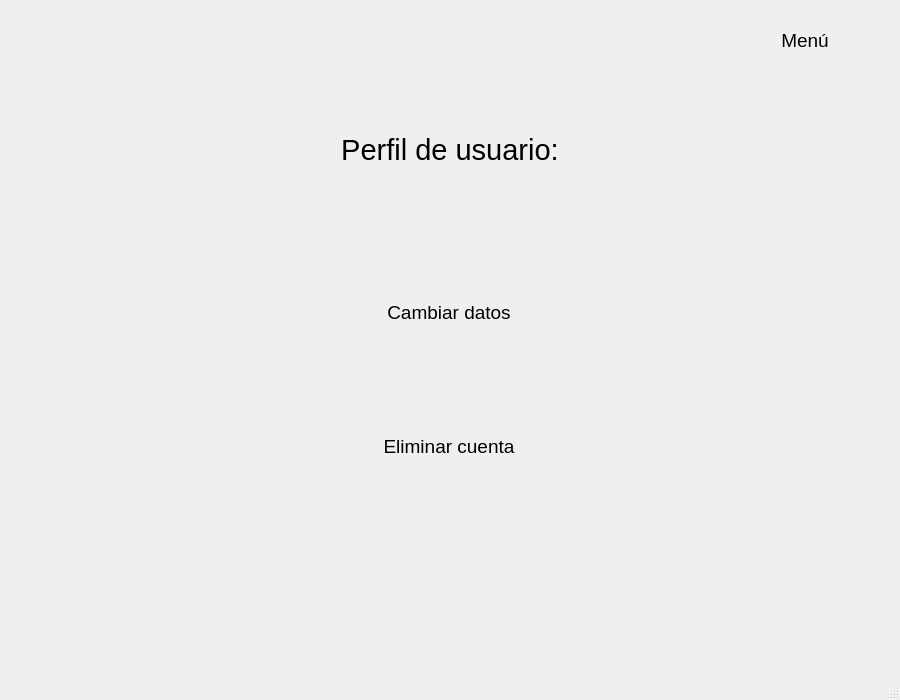
<?xml version="1.0" encoding="UTF-8"?>
<ui version="4.0">
 <class>MainWindow</class>
 <widget class="QMainWindow" name="MainWindow">
  <property name="geometry">
   <rect>
    <x>0</x>
    <y>0</y>
    <width>900</width>
    <height>700</height>
   </rect>
  </property>
  <property name="minimumSize">
   <size>
    <width>900</width>
    <height>700</height>
   </size>
  </property>
  <property name="windowTitle">
   <string>Perfil de usuario</string>
  </property>
  <property name="styleSheet">
   <string notr="true">background:&quot;#222&quot;; color: &quot;#eee&quot;</string>
  </property>
  <widget class="QWidget" name="centralwidget">
   <widget class="QWidget" name="horizontalLayoutWidget">
    <property name="geometry">
     <rect>
      <x>10</x>
      <y>100</y>
      <width>881</width>
      <height>101</height>
     </rect>
    </property>
    <layout class="QHBoxLayout" name="horizontalLayout">
     <item alignment="Qt::AlignHCenter|Qt::AlignVCenter">
      <widget class="QLabel" name="label">
       <property name="minimumSize">
        <size>
         <width>400</width>
         <height>50</height>
        </size>
       </property>
       <property name="maximumSize">
        <size>
         <width>400</width>
         <height>30</height>
        </size>
       </property>
       <property name="font">
        <font>
         <family>Arial</family>
         <pointsize>22</pointsize>
         <weight>50</weight>
         <bold>false</bold>
        </font>
       </property>
       <property name="text">
        <string>Perfil de usuario:</string>
       </property>
       <property name="alignment">
        <set>Qt::AlignCenter</set>
       </property>
      </widget>
     </item>
    </layout>
   </widget>
   <widget class="QPushButton" name="menu_btn">
    <property name="geometry">
     <rect>
      <x>730</x>
      <y>20</y>
      <width>150</width>
      <height>40</height>
     </rect>
    </property>
    <property name="minimumSize">
     <size>
      <width>150</width>
      <height>40</height>
     </size>
    </property>
    <property name="maximumSize">
     <size>
      <width>150</width>
      <height>40</height>
     </size>
    </property>
    <property name="font">
     <font>
      <pointsize>14</pointsize>
     </font>
    </property>
    <property name="cursor">
     <cursorShape>PointingHandCursor</cursorShape>
    </property>
    <property name="styleSheet">
     <string notr="true">border-radius: 15px;
padding:4px;
background-color: '#ccd1d1';
color:&quot;#222&quot;</string>
    </property>
    <property name="text">
     <string>Menú</string>
    </property>
   </widget>
   <widget class="QWidget" name="verticalLayoutWidget">
    <property name="geometry">
     <rect>
      <x>9</x>
      <y>209</y>
      <width>881</width>
      <height>441</height>
     </rect>
    </property>
    <layout class="QVBoxLayout" name="verticalLayout">
     <property name="bottomMargin">
      <number>100</number>
     </property>
     <item alignment="Qt::AlignHCenter">
      <widget class="QPushButton" name="cambiar_datos_btn">
       <property name="minimumSize">
        <size>
         <width>500</width>
         <height>50</height>
        </size>
       </property>
       <property name="maximumSize">
        <size>
         <width>500</width>
         <height>50</height>
        </size>
       </property>
       <property name="font">
        <font>
         <pointsize>14</pointsize>
        </font>
       </property>
       <property name="cursor">
        <cursorShape>PointingHandCursor</cursorShape>
       </property>
       <property name="styleSheet">
        <string notr="true">border-radius: 15px;
padding:4px;
background-color: '#ccd1d1';
color:&quot;#222&quot;</string>
       </property>
       <property name="text">
        <string>Cambiar datos</string>
       </property>
      </widget>
     </item>
     <item alignment="Qt::AlignHCenter">
      <widget class="QPushButton" name="eliminar_cuenta_btn">
       <property name="minimumSize">
        <size>
         <width>500</width>
         <height>50</height>
        </size>
       </property>
       <property name="maximumSize">
        <size>
         <width>500</width>
         <height>50</height>
        </size>
       </property>
       <property name="font">
        <font>
         <pointsize>14</pointsize>
        </font>
       </property>
       <property name="cursor">
        <cursorShape>PointingHandCursor</cursorShape>
       </property>
       <property name="styleSheet">
        <string notr="true">border-radius: 15px;
padding:4px;
background-color: '#ccd1d1';
color:&quot;#222&quot;</string>
       </property>
       <property name="text">
        <string>Eliminar cuenta</string>
       </property>
      </widget>
     </item>
    </layout>
   </widget>
  </widget>
  <widget class="QMenuBar" name="menubar">
   <property name="geometry">
    <rect>
     <x>0</x>
     <y>0</y>
     <width>900</width>
     <height>26</height>
    </rect>
   </property>
  </widget>
  <widget class="QStatusBar" name="statusbar"/>
 </widget>
 <resources>
  <include location="../png/logo.qrc"/>
 </resources>
 <connections/>
</ui>
